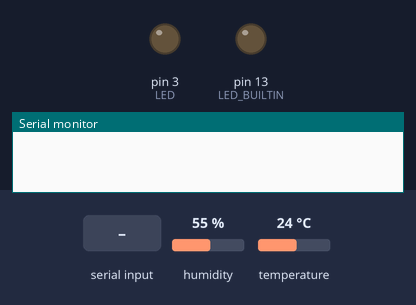
A sketch run on a simulated Arduino Uno, built with avr-gcc and run on an emulated ATmega328P. Parts: output pins drawn as LEDs (lit = HIGH), the last lines printed to the serial monitor. Inputs (shaded band) come from the test bench; at power-on: humidity 55 %, temperature 24 °C.

Above: at 1.2 s.
1.3 s: "LED\n" received over Serial
At 1.6 s:
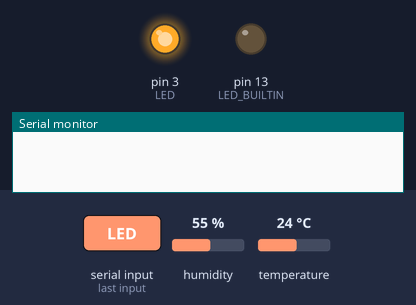
2.8 s: "BUILTIN\n" received over Serial
At 4.0 s:
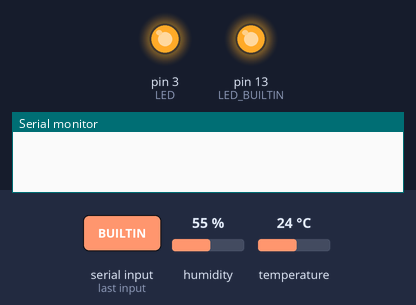
4.3 s: "LED\n" received over Serial
At 5.1 s:
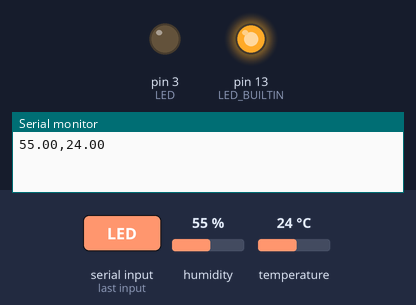
Timing chart, 0 to 7.3 s (numbered marks = the images above; inputs shaded):
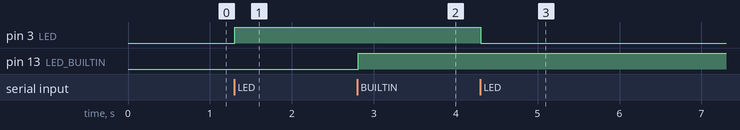

Measured:
- after the input at 1.3 s, pin 3 (LED): LOW → HIGH at once
- after the input at 2.8 s, pin 13 (LED_BUILTIN): LOW → HIGH at once
- after the input at 4.3 s, pin 3 (LED): HIGH → LOW at once

The sketch:

firmware.ino
```cpp
/*
  Arduino Connect - Firmware
  Lucas Martín Treser
  Septiembre de 2025

  Utiliza la biblioteca DHT_sensor_library de Adafruit
*/

#include "DHT.h"

#define DHTPIN 2
#define DHTTYPE DHT11

DHT sensorHT(DHTPIN, DHTTYPE);

const int LED = 3;
const int DELAY = 5000;

bool estado_l = false;
bool estado_b = false;
unsigned long t_actual = 0;

void setup() {
  pinMode(LED, OUTPUT);
  pinMode(LED_BUILTIN, OUTPUT);

  Serial.begin(9600);
  sensorHT.begin();
}

void loop() {

  if (Serial.available() > 0) {
    String cmd = Serial.readStringUntil('\n');
    cmd.trim(); // quitar espacios y saltos de línea

    if (cmd.equalsIgnoreCase("LED")) {
      toggleLed();
    }
    else if (cmd.equalsIgnoreCase("BUILTIN")) {
      toggleB();
    }
  }

  if (millis() > t_actual + DELAY) {

    t_actual = millis();
    float t_humedad = sensorHT.readHumidity();
    float t_temperatura = sensorHT.readTemperature();

    Serial.print(t_humedad);
    Serial.print(",");
    Serial.println(t_temperatura);
  }
}

// Funciones para alternar LEDs
void toggleLed() {
  estado_l = !estado_l;
  digitalWrite(LED, estado_l);
}

void toggleB() {
  estado_b = !estado_b;
  digitalWrite(LED_BUILTIN, estado_b);
}
```
